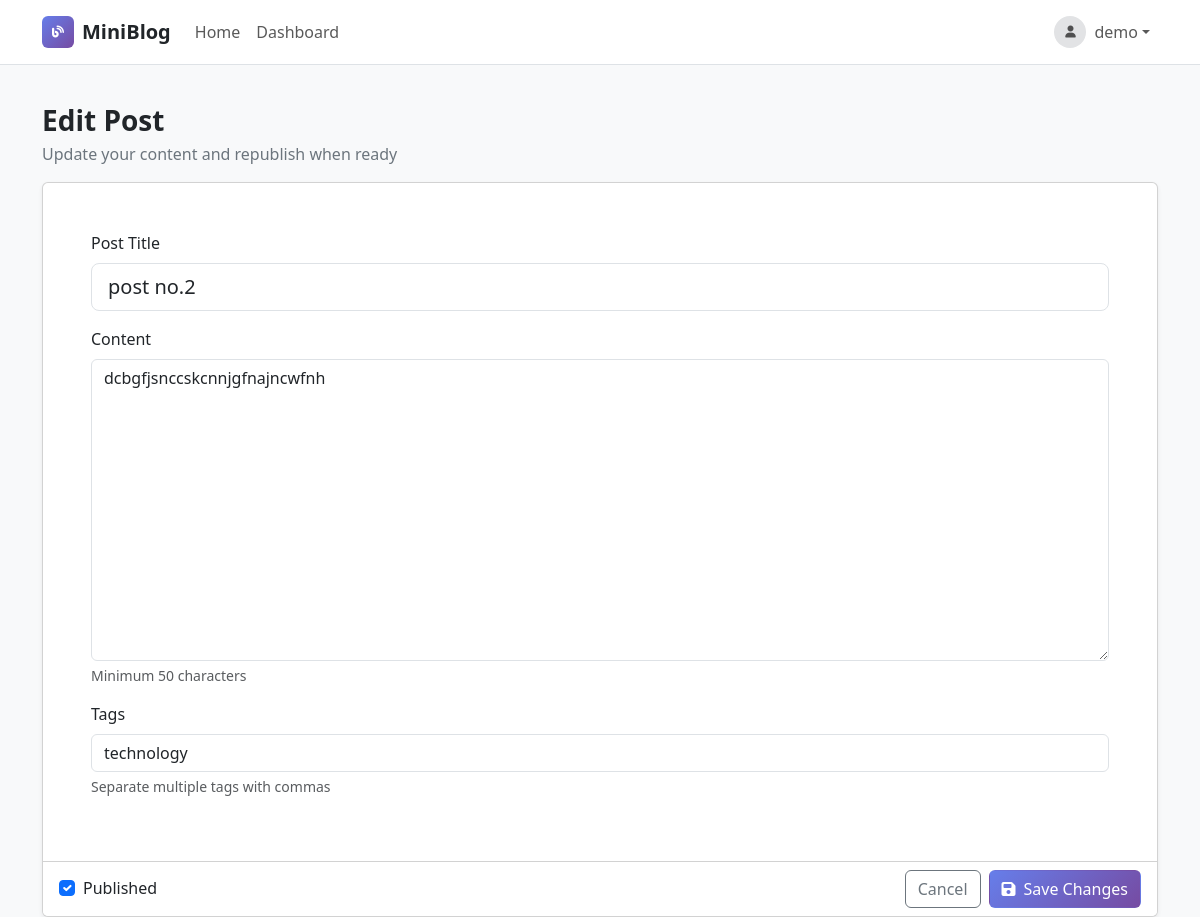
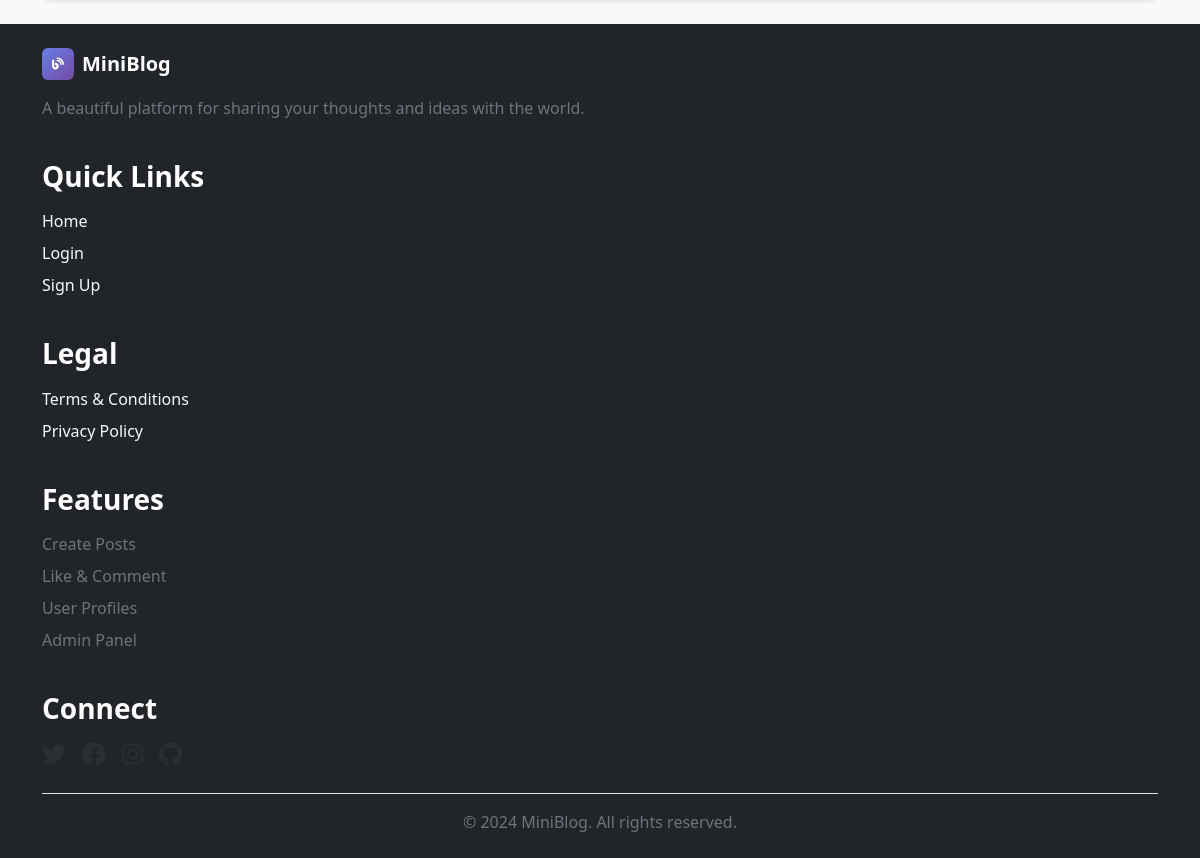
Screenshot of /edit-post/2 (signed in) with the database file from the repository (2 pictures, top to bottom).
### models.py (models this page shows, shortened)
class User(UserMixin, db.Model):
    id = db.Column(db.Integer, primary_key=True)
    username = db.Column(db.String(20), unique=True, nullable=False)
    email = db.Column(db.String(120), unique=True, nullable=False)
    password_hash = db.Column(db.String(128), nullable=False)
    avatar = db.Column(db.String(200), default='')
    bio = db.Column(db.String(200), default='')
    role = db.Column(db.String(20), default='user')
    is_active = db.Column(db.Boolean, default=True)
    created_at = db.Column(db.DateTime, default=datetime.utcnow)
    posts = db.relationship('Post', backref='author', lazy=True, cascade='all, delete-orphan')
    comments = db.relationship('Comment', backref='author', lazy=True, cascade='all, delete-orphan')
    likes = db.relationship('Like', backref='user', lazy=True, cascade='all, delete-orphan')

class Post(db.Model):
    id = db.Column(db.Integer, primary_key=True)
    title = db.Column(db.String(200), nullable=False)
    content = db.Column(db.Text, nullable=False)
    excerpt = db.Column(db.String(300))
    author_id = db.Column(db.Integer, db.ForeignKey('user.id'), nullable=False)
    tags = db.Column(db.String(200))  # Comma-separated tags
    is_published = db.Column(db.Boolean, default=True)
    view_count = db.Column(db.Integer, default=0)
    created_at = db.Column(db.DateTime, default=datetime.utcnow)
    updated_at = db.Column(db.DateTime, default=datetime.utcnow, onupdate=datetime.utcnow)
    comments = db.relationship('Comment', backref='post', lazy=True, cascade='all, delete-orphan')
    likes = db.relationship('Like', backref='post', lazy=True, cascade='all, delete-orphan')

### app.py (the view)
@app.route('/edit-post/<int:post_id>')
@login_required
def edit_post(post_id):
    post = Post.query.get_or_404(post_id)
    if post.author_id != current_user.id and current_user.role != 'admin':
        flash('You can only edit your own posts.', 'error')
        return redirect(url_for('dashboard'))
    return render_template('edit_post.html', post=post)

### app.py (called while the page is built)
@login_manager.user_loader
def load_user(user_id):
    return User.query.get(int(user_id))

### templates/edit_post.html (shortened to what this page needs)
{% extends "base.html" %}
{% block content %}
<div class="container-lg py-4">
    <div class="mb-3">
        <h1 class="h3 fw-bold text-dark mb-1">Edit Post</h1>
        <p class="text-secondary mb-0">Update your content and republish when ready</p>
    </div>
    <form id="editPostForm">
        <div class="card shadow-sm">
            <div class="card-body p-4 p-md-5">
                <div class="mb-3">
                    <label for="title" class="form-label">Post Title</label>
                    <input type="text" id="title" name="title" required class="form-control form-control-lg" value="{{ post.title }}">
                </div>
                <div class="mb-3">
                    <label for="content" class="form-label">Content</label>
                    <textarea id="content" name="content" rows="12" required class="form-control">{{ post.content }}</textarea>
                    <div class="form-text">Minimum 50 characters</div>
                </div>
                <div class="mb-3">
                    <label for="tags" class="form-label">Tags</label>
                    <input type="text" id="tags" name="tags" class="form-control" value="{{ post.tags }}">
                    <div class="form-text">Separate multiple tags with commas</div>
                </div>
            </div>
            <div class="card-footer bg-white d-flex align-items-center justify-content-between">
                <div class="form-check">
                    <input class="form-check-input" type="checkbox" id="isPublished" name="isPublished" {% if post.is_published %}checked{% endif %}>
                    <label class="form-check-label" for="isPublished">Published</label>
                </div>
                <div class="d-flex align-items-center gap-2">
                    <a href="{{ url_for('dashboard') }}" class="btn btn-outline-secondary">Cancel</a>
                    <button type="submit" class="btn btn-gradient"><i class="fas fa-save me-2"></i>Save Changes</button>
                </div>
            </div>
        </div>
    </form>
</div>
{% endblock %}

### templates/base.html (shortened to what this page needs)
<!DOCTYPE html>
<html lang="en">
<head>
    <link href="https://cdn.jsdelivr.net/npm/bootstrap@5.3.3/dist/css/bootstrap.min.css" rel="stylesheet">
    <link rel="stylesheet" href="https://cdnjs.cloudflare.com/ajax/libs/font-awesome/6.4.0/css/all.min.css">
</head>
<body class="bg-light min-vh-100 d-flex flex-column">
    <nav class="navbar navbar-expand-lg bg-white border-bottom position-fixed w-100 top-0 z-3 navbar-blur">
        <div class="container-lg">
            <a class="navbar-brand d-flex align-items-center" href="{{ url_for('index') }}">
                <span class="d-inline-flex align-items-center justify-content-center rounded me-2" style="width:32px;height:32px;">
                    <span class="d-inline-flex align-items-center justify-content-center rounded gradient-bg" style="width:32px;height:32px;">
                        <i class="fas fa-blog text-white" style="font-size:12px;"></i>
                    </span>
                </span>
                <span class="fw-bold text-dark">MiniBlog</span>
            </a>
            <div class="collapse navbar-collapse" id="mainNavbar">
                <ul class="navbar-nav me-auto mb-2 mb-lg-0">
                    <li class="nav-item"><a class="nav-link" href="{{ url_for('index') }}">Home</a></li>
                    {% if current_user.is_authenticated %}
                        <li class="nav-item"><a class="nav-link" href="{{ url_for('dashboard') }}">Dashboard</a></li>
                    {% endif %}
                </ul>
                <ul class="navbar-nav ms-auto">
                    {% if current_user.is_authenticated %}
                        <li class="nav-item dropdown">
                            <a class="nav-link dropdown-toggle d-flex align-items-center" href="#" id="userMenu" role="button" data-bs-toggle="dropdown" aria-expanded="false">
                                <span class="d-inline-flex align-items-center justify-content-center rounded-circle bg-secondary-subtle me-2" style="width:32px;height:32px;">
                                    <i class="fas fa-user" style="font-size:12px;"></i>
                                </span>
                                <span>{{ current_user.username }}</span>
                            </a>
                        </li>
                    {% else %}
                        <li class="nav-item"><a class="nav-link" href="{{ url_for('login') }}">Login</a></li>
                        <li class="nav-item"><a class="btn btn-gradient ms-2" href="{{ url_for('register') }}">Sign Up</a></li>
                    {% endif %}
                </ul>
            </div>
        </div>
    </nav>
    <main class="pt-5" style="padding-top: 5rem !important;">
        {% block content %}{% endblock %}
    </main>
    <footer class="bg-dark text-white mt-5 mt-auto">
        <div class="container-lg py-4">
            <div class="row g-4">
                <div>
                    <div class="d-flex align-items-center mb-3">
                        <div class="rounded d-inline-flex align-items-center justify-content-center gradient-bg me-2" style="width:32px;height:32px;">
                            <i class="fas fa-blog text-white" style="font-size:12px;"></i>
                        </div>
                        <span class="fs-5 fw-bold">MiniBlog</span>
                    </div>
                    <p class="text-secondary">A beautiful platform for sharing your thoughts and ideas with the world.</p>
                </div>
                <div>
                    <h3 class="fw-semibold mb-3">Quick Links</h3>
                    <ul class="list-unstyled">
                        <li class="mb-2"><a href="{{ url_for('index') }}" class="link-light link-underline-opacity-0 link-underline-opacity-100-hover">Home</a></li>
                        <li class="mb-2"><a href="{{ url_for('login') }}" class="link-light link-underline-opacity-0 link-underline-opacity-100-hover">Login</a></li>
                        <li class="mb-2"><a href="{{ url_for('register') }}" class="link-light link-underline-opacity-0 link-underline-opacity-100-hover">Sign Up</a></li>
                    </ul>
                </div>
                <div>
                    <h3 class="fw-semibold mb-3">Legal</h3>
                    <ul class="list-unstyled">
                        <li class="mb-2"><a href="{{ url_for('terms') }}" class="link-light link-underline-opacity-0 link-underline-opacity-100-hover">Terms & Conditions</a></li>
                        <li class="mb-2"><a href="{{ url_for('privacy') }}" class="link-light link-underline-opacity-0 link-underline-opacity-100-hover">Privacy Policy</a></li>
                    </ul>
                </div>
                <div>
                    <h3 class="fw-semibold mb-3">Features</h3>
                    <ul class="list-unstyled text-secondary">
                        <li class="mb-2">Create Posts</li>
                        <li class="mb-2">Like & Comment</li>
                        <li class="mb-2">User Profiles</li>
                        <li class="mb-2">Admin Panel</li>
                    </ul>
                </div>
                <div>
                    <h3 class="fw-semibold mb-3">Connect</h3>
                    <div class="d-flex gap-3">
                        <a href="#" class="text-secondary-emphasis"><i class="fab fa-twitter fs-4"></i></a>
                        <a href="#" class="text-secondary-emphasis"><i class="fab fa-facebook fs-4"></i></a>
                        <a href="#" class="text-secondary-emphasis"><i class="fab fa-instagram fs-4"></i></a>
                        <a href="#" class="text-secondary-emphasis"><i class="fab fa-github fs-4"></i></a>
                    </div>
                </div>
            </div>
            <div class="border-top mt-4 pt-3 text-center text-secondary">
                <p class="mb-0">&copy; 2024 MiniBlog. All rights reserved.</p>
            </div>
        </div>
    </footer>
</body>
</html>

### templates/base.html (style rules this page uses)
.gradient-bg { background: linear-gradient(135deg, #667eea 0%, #764ba2 100%); }
.btn-gradient { background: linear-gradient(135deg, #667eea 0%, #764ba2 100%); color: #fff; transition: all 0.3s ease; }
.navbar-blur { backdrop-filter: blur(10px); background-color: rgba(255, 255, 255, 0.9); }

### rows the page displays
User: username "demo"
Post: title "post no.2", content "dcbgfjsnccskcnnjgfnajncwfnh", tags "technology", is_published "☑"
